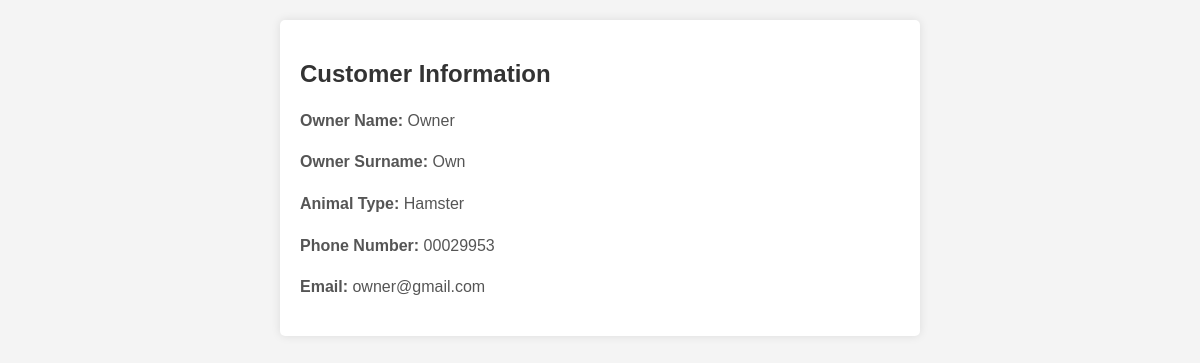
The app's page /customer_info.php?customer_id=6 (signed in) with its own data.
### tables this page shows
CREATE TABLE IF NOT EXISTS `customers` (
  `id` int NOT NULL AUTO_INCREMENT,
  `owner_name` varchar(255) NOT NULL,
  `owner_surname` varchar(255) NOT NULL,
  `animal_type` varchar(50) NOT NULL,
  `phone_number` varchar(20) NOT NULL,
  `password` varchar(255) NOT NULL,
  `email` varchar(255) NOT NULL,
  PRIMARY KEY (`id`)
);

### customer_info.php (the view, shortened to what this page needs)
<?php
require_once('db_connection.php');
$customer_id = intval($_GET['customer_id']);
$sql = "SELECT * FROM customers WHERE id=$customer_id";
$result = mysqli_query($conn, $sql);
if ($result) {
    $customer = mysqli_fetch_assoc($result);
} else {
    echo "Error fetching customer details: " . mysqli_error($conn);
    exit();
}
?>
<!DOCTYPE html>
<html lang="en">
<head>
</head>
<body>
    <div class="container">
        <h2>Customer Information</h2>
        <?php if ($customer): ?>
            <p><strong>Owner Name:</strong> <?php echo htmlspecialchars($customer['owner_name']); ?></p>
            <p><strong>Owner Surname:</strong> <?php echo htmlspecialchars($customer['owner_surname']); ?></p>
            <p><strong>Animal Type:</strong> <?php echo htmlspecialchars($customer['animal_type']); ?></p>
            <p><strong>Phone Number:</strong> <?php echo htmlspecialchars($customer['phone_number']); ?></p>
            <p><strong>Email:</strong> <?php echo htmlspecialchars($customer['email']); ?></p>
        <?php else: ?>
            <p>Customer details not found.</p>
        <?php endif; ?>
    </div>
</body>
</html>

### customer_info.php (style rules this page uses)
body { font-family: Arial, sans-serif; margin: 0; padding: 20px; background-color: #f4f4f4; }
.container { max-width: 600px; margin: auto; background: #fff; padding: 20px; border-radius: 5px; box-shadow: 0 0 10px rgba(0, 0, 0, 0.1); }
h2 { color: #333; }
p { color: #555; line-height: 1.6; }

### records on screen
customers: owner_name "Owner", owner_surname "Own", animal_type "Hamster", phone_number "00029953", email "owner@gmail.com"
